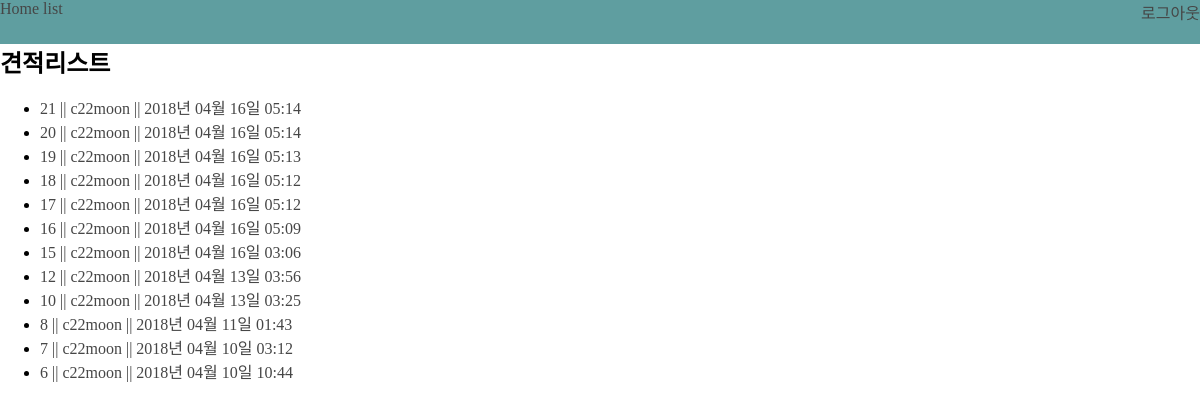
Page /custom/ (signed in) on the committed database.
### custom/models.py (models this page shows, shortened)
class Custom(models.Model):
    user = models.ForeignKey('auth.User')
    create_date = models.DateTimeField(auto_now_add=True)
    cpu = models.ForeignKey(Hardware,null=True,blank=True,related_name='cpu')
    board = models.ForeignKey(Hardware, null=True, blank=True,related_name='board')
    ram = models.ForeignKey(Hardware, null=True, blank=True,related_name='ram')
    vga = models.ForeignKey(Hardware, null=True, blank=True,related_name='vga')
    power = models.ForeignKey(Hardware, null=True, blank=True,related_name='power')
    hdd = models.ForeignKey(Hardware, null=True, blank=True,related_name='hdd')
    ssd = models.ForeignKey(Hardware, null=True, blank=True,related_name='ssd')
    odd = models.ForeignKey(Hardware, null=True, blank=True, related_name='odd')
    text = models.TextField(blank=True,null=True)
    class Meta:
        ordering = ['-create_date']

### custom/views.py (the view)
# urls.py: url(r'^custom/$', CustomListView.as_view(), name='custom_list'),
class CustomListView(ListView):
    model = Custom
    template_name = 'custom/custom_list.html'

### custom/templates/custom/custom_list.html
{% extends 'base.html'%}
{% block title %}견적리스트{% endblock %}
{% block content %}
<ul>
{% for obj in object_list %}
    <li><a href="{% url 'custom:custom_detail' pk=obj.pk %}">{{ obj.id }} || {{ obj.user }} || {{ obj.create_date|date:'Y년 m월 d일 h:i' }}</a></li>
{% endfor %}
</ul>
{% endblock %}

### static/css/base.css (style rules this page uses)
* { box-sizing: border-box; }
body { margin: 0; font-size: 1em; }
a { color: #464646; text-decoration: none; }

### rows in the picture
Custom: id "21", user "c22moon", create_date "2018년 04월 16일 05:14"
Custom: id "20", user "c22moon", create_date "2018년 04월 16일 05:14"
Custom: id "19", user "c22moon", create_date "2018년 04월 16일 05:13"
Custom: id "18", user "c22moon", create_date "2018년 04월 16일 05:12"
Custom: id "17", user "c22moon", create_date "2018년 04월 16일 05:12"
Custom: id "16", user "c22moon", create_date "2018년 04월 16일 05:09"
Custom: id "15", user "c22moon", create_date "2018년 04월 16일 03:06"
Custom: id "12", user "c22moon", create_date "2018년 04월 13일 03:56"
Custom: id "10", user "c22moon", create_date "2018년 04월 13일 03:25"
Custom: id "8", user "c22moon", create_date "2018년 04월 11일 01:43"
Custom: id "7", user "c22moon", create_date "2018년 04월 10일 03:12"
Custom: id "6", user "c22moon", create_date "2018년 04월 10일 10:44"
